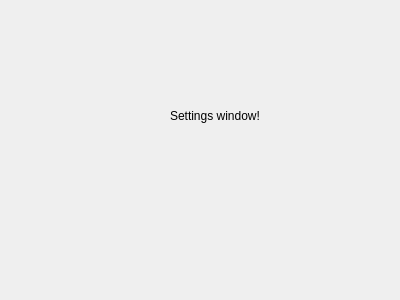
<?xml version="1.0" encoding="UTF-8"?>
<ui version="4.0">
 <class>Dialog</class>
 <widget class="QDialog" name="Dialog">
  <property name="geometry">
   <rect>
    <x>0</x>
    <y>0</y>
    <width>400</width>
    <height>300</height>
   </rect>
  </property>
  <property name="windowTitle">
   <string>Dialog</string>
  </property>
  <widget class="QLabel" name="label">
   <property name="geometry">
    <rect>
     <x>170</x>
     <y>105</y>
     <width>171</width>
     <height>21</height>
    </rect>
   </property>
   <property name="text">
    <string>Settings window!</string>
   </property>
  </widget>
 </widget>
 <resources/>
 <connections/>
</ui>
